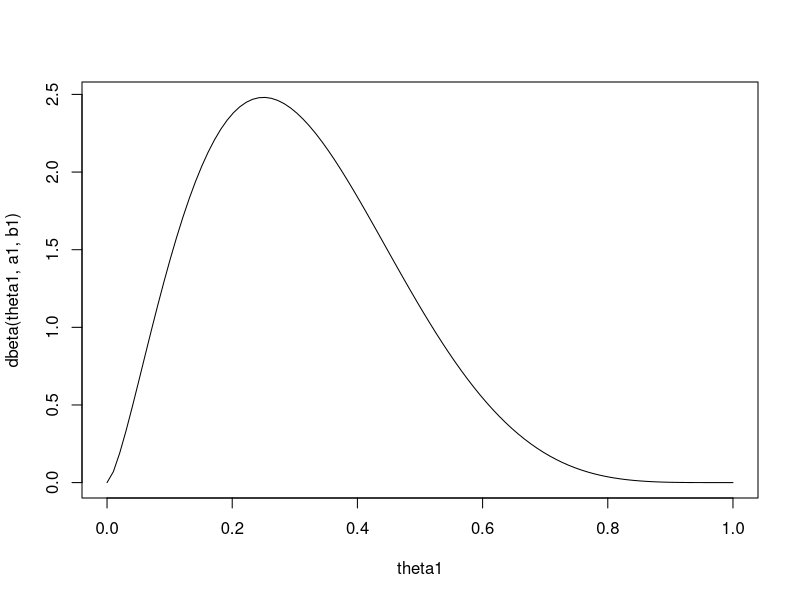
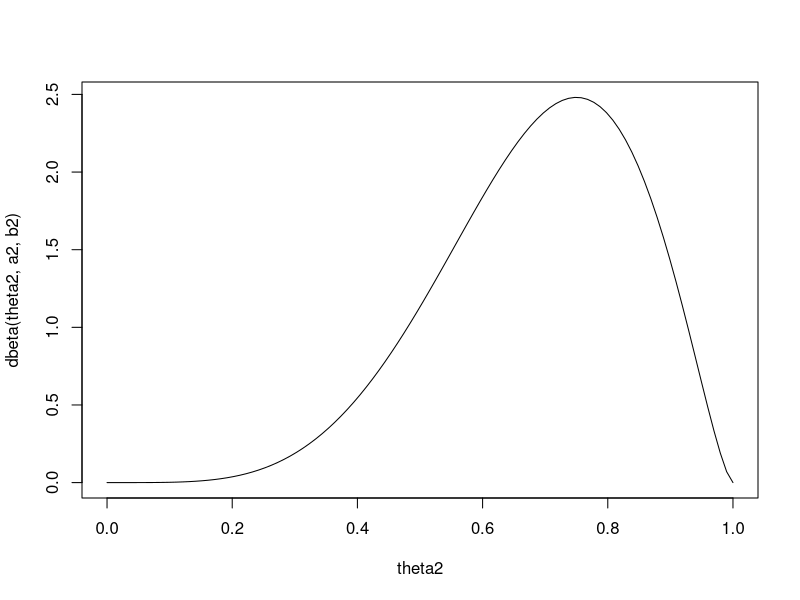

R code for these plots, in order:
library(ggplot2)
#2.1
a <- function(w,k){
  a = w*(k-2)+1
  return(a)
}
b <- function(w,k){
  b = (1-w)*(k-2)+1
  return(b)
}

N = 12

w1 = 0.25
w2 = 0.75

k = 8

a1 = a(w1,k)
b1 = b(w1,k)

a2 = a(w2,k)
b2 = b(w2,k)


theta1 = seq(0,1,len=100)
plot1 = plot(theta1, dbeta(theta1, a1, b1), type='l')

theta2 = seq(0,1,len=100)
plot2 = plot(theta2, dbeta(theta2, a2, b2), type='l')

#2.2
#p(m1|z,N)?

pD = function(z,N,a,b) { exp( lbeta(z+a,N-z+b) - lbeta(a,b) ) } # should we use this one?

... = pD(8,12,a1,b1)













